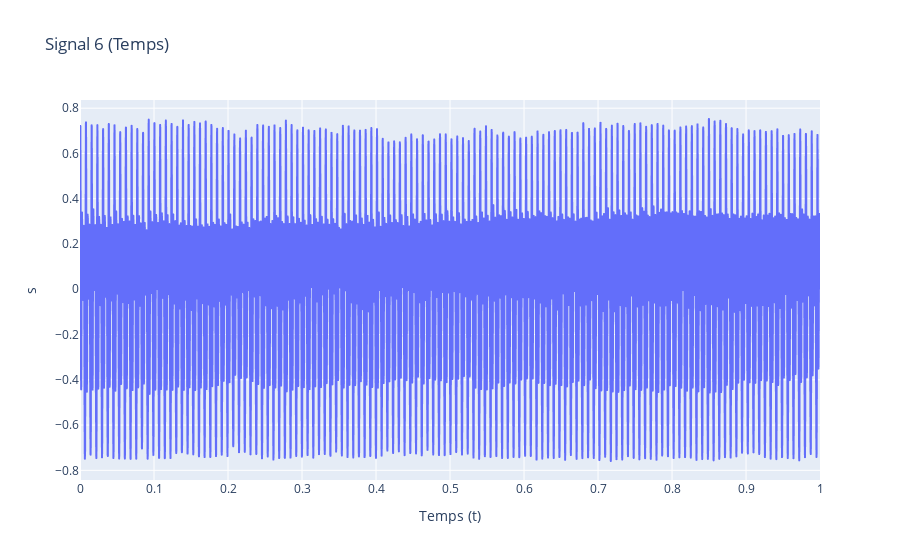
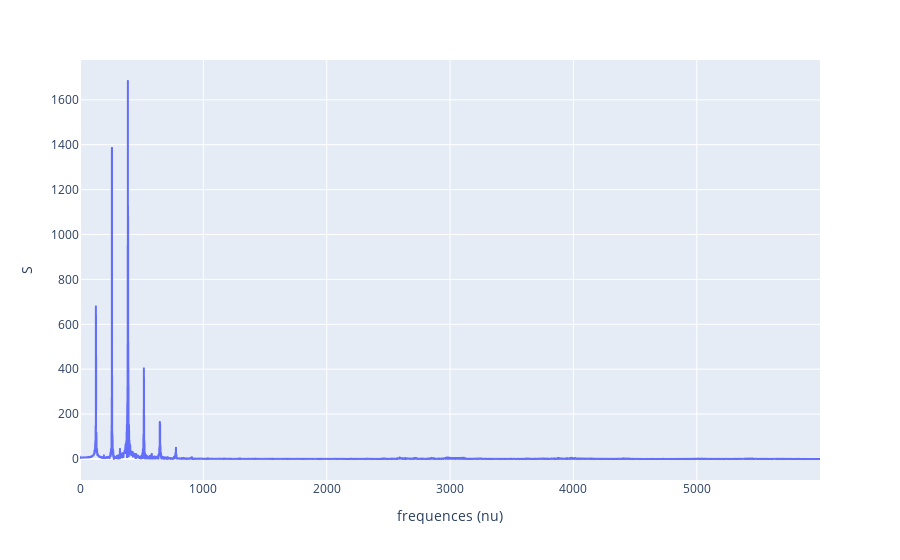
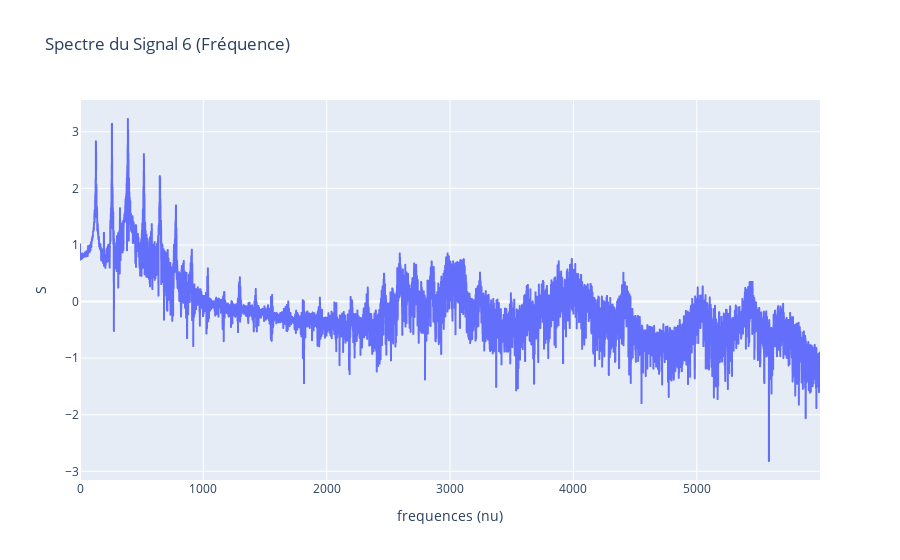

Write notebook code for charts like these, in order.
### Markdown cell above
#### 2.1 Lecture des fichiers et affichages

### Code cell
s = signal_dict['s'] # extraction du signal utile
t = signal_dict['t'] # extraction du vecteur temps associé au signal

# Signal chargé en fonction du temps
trace_signal = px.line(x=t, y=s, labels={'x': 'Temps (t)', 'y': 's'}, title='Signal 6 (Temps)', width=900).show()

# Calculer la Transformée de Fourier du signal
tf = san.trans_fourier(s, t)
trace_spectre = px.line(x=tf[0], y=abs(tf[1]), labels={'x': 'frequences (nu)', 'y': 'S'}, width=900).show()

# Logarithme du spectre
trace_log10_spectre = px.line(x=tf[0], y=np.log10(abs(tf[1])), labels={'x': 'frequences (nu)', 'y': 'S'}, title='Spectre du Signal 6 (Fréquence)', width=900).show()

### Figure 1 — Plotly figure (JSON) as saved in the notebook; plotly's stock layout.template omitted (floating-point values rounded to 4 significant figures; data arrays with more than 128 entries replaced by an {"elided": "..."} marker saying what was removed)
{"data": [{"hovertemplate": "Temps (t)=%{x}<br>s=%{y}<extra></extra>", "legendgroup": "", "line": {"color": "#636efa", "dash": "solid"}, "marker": {"symbol": "circle"}, "mode": "lines", "name": "", "showlegend": false, "type": "scattergl", "x": {"elided": "12000 float values"}, "xaxis": "x", "y": {"elided": "12000 float values"}, "yaxis": "y"}], "layout": {"legend": {"tracegroupgap": 0}, "title": {"text": "Signal 6 (Temps)"}, "width": 900, "xaxis": {"anchor": "y", "domain": [0, 1], "title": {"text": "Temps (t)"}}, "yaxis": {"anchor": "x", "domain": [0, 1], "title": {"text": "s"}}}}

### Figure 2 — Plotly figure (JSON) as saved in the notebook; plotly's stock layout.template omitted (floating-point values rounded to 4 significant figures; data arrays with more than 128 entries replaced by an {"elided": "..."} marker saying what was removed)
{"data": [{"hovertemplate": "frequences (nu)=%{x}<br>S=%{y}<extra></extra>", "legendgroup": "", "line": {"color": "#636efa", "dash": "solid"}, "marker": {"symbol": "circle"}, "mode": "lines", "name": "", "showlegend": false, "type": "scattergl", "x": {"elided": "6000 float values"}, "xaxis": "x", "y": {"elided": "6000 float values"}, "yaxis": "y"}], "layout": {"legend": {"tracegroupgap": 0}, "margin": {"t": 60}, "width": 900, "xaxis": {"anchor": "y", "domain": [0, 1], "title": {"text": "frequences (nu)"}}, "yaxis": {"anchor": "x", "domain": [0, 1], "title": {"text": "S"}}}}

### Figure 3 — Plotly figure (JSON) as saved in the notebook; plotly's stock layout.template omitted (floating-point values rounded to 4 significant figures; data arrays with more than 128 entries replaced by an {"elided": "..."} marker saying what was removed)
{"data": [{"hovertemplate": "frequences (nu)=%{x}<br>S=%{y}<extra></extra>", "legendgroup": "", "line": {"color": "#636efa", "dash": "solid"}, "marker": {"symbol": "circle"}, "mode": "lines", "name": "", "showlegend": false, "type": "scattergl", "x": {"elided": "6000 float values"}, "xaxis": "x", "y": {"elided": "6000 float values"}, "yaxis": "y"}], "layout": {"legend": {"tracegroupgap": 0}, "title": {"text": "Spectre du Signal 6 (Fréquence)"}, "width": 900, "xaxis": {"anchor": "y", "domain": [0, 1], "title": {"text": "frequences (nu)"}}, "yaxis": {"anchor": "x", "domain": [0, 1], "title": {"text": "S"}}}}
